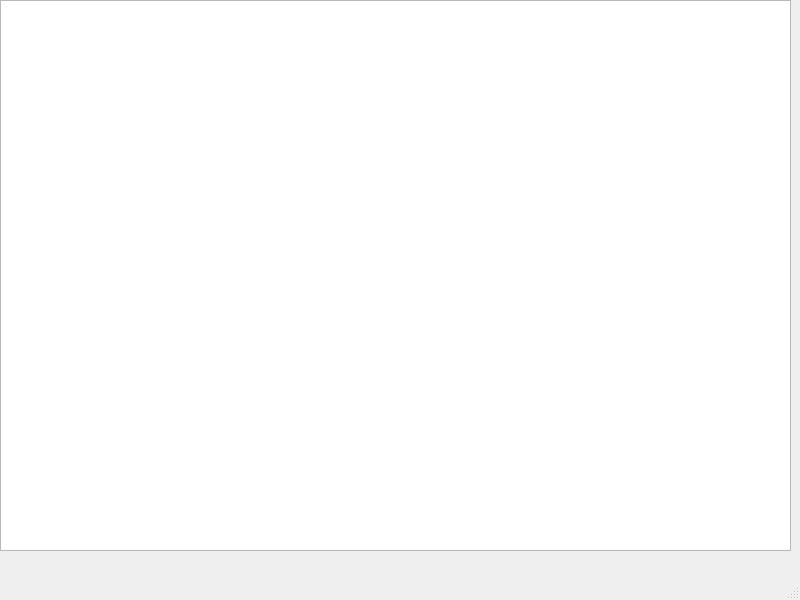
<?xml version="1.0" encoding="UTF-8"?>
<ui version="4.0">
 <class>MainWindow</class>
 <widget class="QMainWindow" name="MainWindow">
  <property name="geometry">
   <rect>
    <x>0</x>
    <y>0</y>
    <width>800</width>
    <height>600</height>
   </rect>
  </property>
  <property name="windowTitle">
   <string>MainWindow</string>
  </property>
  <widget class="QWidget" name="centralwidget">
   <widget class="QGraphicsView" name="graphicsView">
    <property name="geometry">
     <rect>
      <x>0</x>
      <y>0</y>
      <width>791</width>
      <height>551</height>
     </rect>
    </property>
    <property name="backgroundBrush">
     <brush brushstyle="NoBrush">
      <color alpha="255">
       <red>255</red>
       <green>255</green>
       <blue>255</blue>
      </color>
     </brush>
    </property>
   </widget>
  </widget>
  <widget class="QMenuBar" name="menubar">
   <property name="geometry">
    <rect>
     <x>0</x>
     <y>0</y>
     <width>800</width>
     <height>25</height>
    </rect>
   </property>
  </widget>
  <widget class="QStatusBar" name="statusbar"/>
 </widget>
 <resources/>
 <connections/>
</ui>
